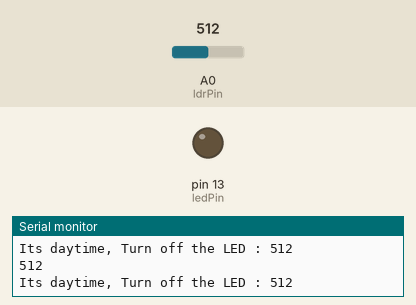
The sketch below on a simulated Arduino Uno, built with avr-gcc and run on an emulated ATmega328P. On the bench: output pins drawn as LEDs (lit = HIGH), the last lines printed to the serial monitor. The inputs (shaded band) are chosen by the test bench; at power-on: A0 (ldrPin) = 512.

Above: at 1.2 s.
1.3 s: A0 (ldrPin) set to 33
4.3 s: A0 (ldrPin) set to 28
At 5.4 s:
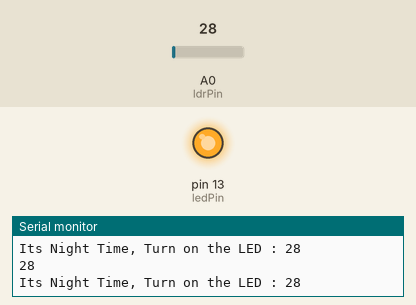
5.8 s: A0 (ldrPin) set to 122
At 7.2 s:
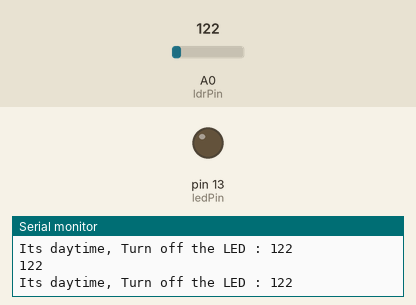
Timing chart, 0 to 8.8 s (numbered marks = the images above; inputs shaded):
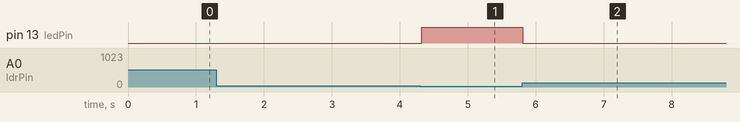

Measured:
- the behaviour switches between 31 and 30 on A0 (ldrPin) (found by bisection; images 0 and 1)
- after the input at 4.3 s, pin 13 (ledPin): LOW → HIGH at once
- after the input at 5.8 s, pin 13 (ledPin): HIGH → LOW at once

The sketch:

LDR.ino
```cpp
const int ledPin = 13;

const int ldrPin = A0;

void setup() {

Serial.begin(9600);

pinMode(ledPin, OUTPUT);

pinMode(ldrPin, INPUT);

}

void loop() {

int ldr = analogRead(ldrPin);

if (ldr <= 30) {

digitalWrite(ledPin, HIGH);

Serial.print("Its Night Time, Turn on the LED : ");

Serial.println(ldr);

} else {

digitalWrite(ledPin, LOW);

Serial.print("Its daytime, Turn off the LED : ");

Serial.println(ldr);

}
Serial.println(ldr);
}
```
